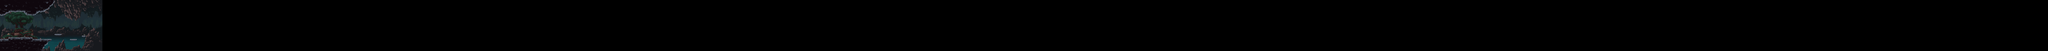

The image is a tile-based game level rendered from a .tmx file. Its description and source (layers, tilesets, objects; grid data summarised) follow:
An orthogonal 1200x30 tile map with 32x32 px tiles, 8 tile layers (bg1, bg2, bg3, bg4a, ...), 7 tilesets.

<map version="1.10" tiledversion="1.11.2" orientation="orthogonal" renderorder="right-down" width="1200" height="30" tilewidth="32" tileheight="32" infinite="0" nextlayerid="9" nextobjectid="1">
 <tileset firstgid="1" source="bg1.tsx" />
 <tileset firstgid="1801" source="bg2.tsx" />
 <tileset firstgid="3601" source="bg3.tsx" />
 <tileset firstgid="5401" source="bg4a.tsx" />
 <tileset firstgid="7201" source="bg4b.tsx" />
 <tileset firstgid="9001" source="structure.tsx" />
 <tileset firstgid="13097" source="arbre.tsx" />
 <layer id="1" name="bg1" width="1200" height="30">
  <data>[36000 cells, 1800 non-empty, 1800 distinct tile ids]</data>
 </layer>
 <layer id="2" name="bg2" width="1200" height="30">
  <data>[36000 cells, 1800 non-empty, 1800 distinct tile ids]</data>
 </layer>
 <layer id="3" name="bg3" width="1200" height="30">
  <data>[36000 cells, 1800 non-empty, 1800 distinct tile ids]</data>
 </layer>
 <layer id="4" name="bg4a" width="1200" height="30">
  <data>[36000 cells, 1800 non-empty, 1800 distinct tile ids]</data>
 </layer>
 <layer id="5" name="bg4b" width="1200" height="30">
  <data>[36000 cells, 1800 non-empty, 1800 distinct tile ids]</data>
 </layer>
 <layer id="7" name="decor" width="1200" height="30">
  <data>[36000 cells, 208 non-empty, 208 distinct tile ids]</data>
 </layer>
 <layer id="8" name="ladder" width="1200" height="30">
  <data>[36000 cells, 0 non-empty, 0 distinct tile ids]</data>
 </layer>
 <layer id="6" name="structure" width="1200" height="30">
  <data>[36000 cells, 464 non-empty, 114 distinct tile ids]</data>
 </layer>
</map>
